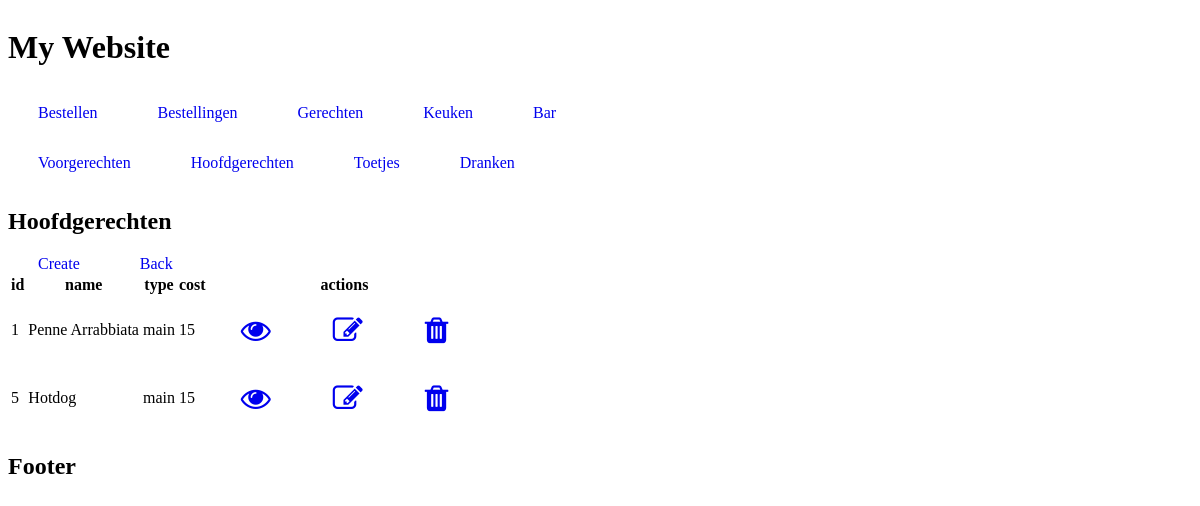
Page /index.php?con=dishes&op=readcategory on the committed database.
### tables this page shows
CREATE TABLE `items` (
  `id` int(11) NOT NULL,
  `name` varchar(255) DEFAULT NULL,
  `type` varchar(255) DEFAULT NULL,
  `cost` int(11) DEFAULT NULL
);

### index.php (called while the page is built, shortened)
<?php
$controller = new MainController();
$controller->handleRequest();
?>

### model/DishesLogic.php (called while the page is built, shortened)
<?php
require_once 'model/DataHandler.php';
class DishesLogic{
    public $DataHandler;
    public function __construct(){
        $this->DataHandler = new DataHandler("localhost", "mysql", "dishes", "root", "");
    }
    public function readCategoryDishes($dish){
        try {
            $sql = "SELECT * FROM items WHERE type='" . $dish . "'";
            $data = $this->DataHandler->readAllData($sql);
            $data->setFetchMode(PDO::FETCH_ASSOC);
            $result = $data->fetchall();
            return $result;
        } catch (Exception $e){
            return $e;
        }
    }
}
?>

### model/DataHandler.php (called while the page is built, shortened)
<?php
    class DataHandler{
        private $dbh;
        public function __construct($host, $dbdriver, $dbname, $username, $password)
        {
            $this->host = $host;
            $this->dbdriver = $dbdriver;
            $this->dbname = $dbname;
            $this->username = $username;
            $this->password = $password;
            try {
                $this->dbh = new PDO("$this->dbdriver:host=$this->host;dbname=$this->dbname", $this->username, $this->password);
                $this->dbh->setAttribute(PDO::ATTR_ERRMODE, PDO::ERRMODE_EXCEPTION);
                return true;
            } catch (PDOException $e) {
                echo "Connection with ".$this->dbdriver." failed: ".$e->getMessage();
            }
        }
        public function readAllData($sql){
            return $this->dbh->query($sql,PDO::FETCH_ASSOC);
        }
    }
?>

### model/Display.php (the view, shortened to what this page needs)
<?php
class Display
{
    public function createTableDish($con, $res, $dish)
    {
        $tableheader = false;
        $html = '<div class="flex" style="overflow-x:auto table">';
        $html .= '<table>';
        foreach ($res as $row) {
            if ($tableheader == false) {
                $html .= "<tr>";
                foreach ($row as $key => $value) {
                    $html .= "<th>{$key}</th>";
                }
                $html .= "<th> actions </th>";
                $html .= "</tr>";
                $tableheader = true;
            }
            $html .= '<tr>';
            foreach ($row as $key => $value) {
                $html .= "<td>" . $value . "</td>";
            }
            $html .= "<td style='display: flex; justify-content: space-between;'>";
            $html .= "<a href='index.php?con=" . $con . "&op=read&dish=" . $dish . "&id=" . $row['id'] . "'> <i class='fa fa-eye' style='font-size:30px; margin:1px'></i></a>";
            $html .= "<a href='index.php?con=" . $con . "&op=update&dish=" . $dish . "&id=" . $row['id'] . "'><i class='fa fa-edit' style='font-size:30px; margin:1px'></i></a>";
            $html .= "<a href='index.php?con=" . $con . "&op=delete&dish=" . $dish . "&id=" . $row['id'] . "'><i class='fa fa-trash' style='font-size:30px; margin:1px'></i></a>";
            $html .= "</td>";
            $html .= '</tr>';
        }
        $html .= "</table></div>";
        $html .= "</form";
        return $html;
    }
}

### view/assets/style.css (style rules this page uses)
.flex { display: flex; }
a { font-size: 16px; padding: 16px 30px; border: none; cursor: pointer; border-radius: 5px; text-align: center; text-decoration: none; }

### rows in the picture
items: key "id", key "name", key "type", key "cost", shows "actions", id "1", name "Penne Arrabbiata", type "main", cost "15"
items: id "5", name "Hotdog", type "main", cost "15"

### other values in the picture
$dish_titel "Hoofdgerechten"
